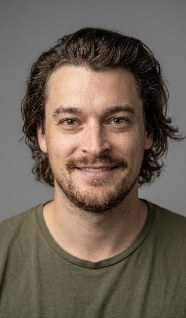
#> input picture engine/tests/fixtures/portrait_person.jpg, 186 x 318 px
$ python -i combine_clips.py   (imports and definitions only)
#> lines starting #> are read from the running program, lines starting #| are printed output that depends on the picture; after the words box and inside, x2 and y2 are one past the last pixel; in counts of white or black regions, pixels touching at a corner belong together
"""Combine clips: many short phone clips (parts of one video) in, one reel out, through Edit my recording.

Before the plan (mode "clips"), each clip is made into a proxy once: upright (the phone's rotation applied), constant
30 fps, at most 1080 on its short side, H.264 + 48 kHz AAC. A phone films 4K, but the reel is 1080x1920, so a
1080p proxy loses nothing the reel would show, and decoding each 4K (often HEVC) original once instead of at every
step keeps the work fast and the disk use about a fifth of the originals. The reel is made from these proxies (they
are high quality: CRF 18), and they are deleted with the run's working files when the reel is done.

Each proxy is then looked at:
- its shot: FACE (talking head: a face in most sampled frames) or SCREEN (a phone filming a laptop or monitor, or a
  screen recording: little or no face, a large bright flat area). See classify_shot for the thresholds.
- for a SCREEN shot, where to punch in (the middle of the bright screen area, weighted toward the center), and it is
  steadied lightly (vidstab, when FFmpeg has it).
- its average brightness and loudness, so every clip can be evened out to the others before they are joined.

At render time (edit_recording.render_edit with a "combine" config), each piece is cut from its clip's proxy with
that clip's framing, brightness and loudness filters (combine_filters), the clips play in the member's order and,
with transitions on, each change of clip dips through black for 0.2 s.
"""
from __future__ import annotations

import json
import logging
import math
import os
import re
import shutil
import subprocess
from statistics import median
from typing import Any, Callable, Optional

logger = logging.getLogger(__name__)

Progress = Callable[[str, float], None]

OUT_W, OUT_H, FPS = 1080, 1920, 30
MAX_CLIPS = 30
MAX_CLIP_SECONDS = 10 * 60
SAMPLES = 8
PROXY_VIDEO = ["-c:v", "libx264", "-preset", "veryfast", "-crf", "18", "-pix_fmt", "yuv420p", "-r", str(FPS)]
PROXY_AUDIO = ["-c:a", "aac", "-b:a", "192k", "-ar", "48000", "-ac", "2"]
GUARD = ["-protocol_whitelist", "file,pipe,fd", "-format_whitelist", "mov,matroska,webm,avi,flv,mpegts"]
# Shot types (see classify_shot).
FACE_SHARE = 0.5          # a face in at least half the sampled frames: a talking head
FACE_MIN_H = 0.06         # ... and big enough to be the speaker (share of the frame's height)
SCREEN_SHARE = 0.2        # a bright, flat area at least this share of the frame: a screen
LOW_FACE = 0.34           # under this face presence, a clip with no screen found is still treated as a screen shot
# SCREEN framing: a slight punch-in toward the screen, weighted toward the middle.
SCREEN_ZOOM = 1.15
FOCUS_WEIGHT = 0.5
# Evening clips out: brightness within ±0.08 (eq), loudness to -16 LUFS within ±12 dB, before the reel's own loudnorm.
CLIP_LUFS = -16.0
MAX_GAIN_DB = 12.0
MAX_BRIGHTNESS = 0.08
TRANSITION_S = 0.1  # each side of a dip through black (0.2 s in all)
COMBINE_FILE = "combine.json"


class CombineError(Exception):
    """A problem to tell the member as is."""


def clips_dir(root: str) -> str:
    return os.path.join(root, ".work", "clips")


def _run(args: list[str], timeout: float = 3600, cwd: Optional[str] = None) -> subprocess.CompletedProcess:
    from clip_engine.services.media_process import media_child_env
    return subprocess.run(args, capture_output=True, timeout=timeout, cwd=cwd, env=media_child_env(), check=False)


# [61 lines left out: functions _ffmpeg, _probe, proxy_scale, make_proxy, classify_shot, not called in this run]


def screen_region(gray: Any, sat: Any) -> tuple[float, tuple[float, float]]:
    """The largest bright, flat (unsaturated) area in a frame: its share of the frame and its middle (fractions)."""
    import cv2
    import numpy as np
    h, w = gray.shape[:2]
    mask = ((gray > 165) & (sat < 60)).astype(np.uint8) * 255
    mask = cv2.morphologyEx(mask, cv2.MORPH_CLOSE, np.ones((9, 9), np.uint8))
    count, labels, stats, centroids = cv2.connectedComponentsWithStats(mask, 8)
    if count <= 1:
        return 0.0, (0.5, 0.5)
    best = 1 + int(np.argmax(stats[1:, cv2.CC_STAT_AREA]))
    x, y, bw, bh, area = stats[best]
    # A screen is a filled rectangle: its area against its box keeps out scattered bright bits.
    fill = area / max(1, bw * bh)
    share = float(area) / (w * h) if fill >= 0.45 else 0.0
    return share, (float((x + bw / 2) / w), float((y + bh / 2) / h))


def look_at(path: str, samples: int = SAMPLES) -> dict:
    """Faces, screen area and brightness over a few frames spread through the clip."""
#> called with path = '../../tests/fixtures/portrait_person.jpg', samples = 8
    import cv2
    import numpy as np
    from clip_engine.services.remix_service import FACE_MODEL
    capture = cv2.VideoCapture(path)
    faces, heights, screens, centers, lumas, face_boxes = 0, [], [], [], [], []
    seen = 0
    detector = None
    try:
        count = int(capture.get(cv2.CAP_PROP_FRAME_COUNT) or 0)
        for i in range(samples):
            if count > 0:
                capture.set(cv2.CAP_PROP_POS_FRAMES, int(count * (i + 0.5) / samples))
            ok, frame = capture.read()
            if not ok or frame is None:
                continue
            seen += 1
            h, w = frame.shape[:2]
            scale = min(1.0, 640 / max(w, h))
            small = cv2.resize(frame, (max(1, round(w * scale)), max(1, round(h * scale)))) if scale < 1 else frame
            sh, sw = small.shape[:2]
            hsv = cv2.cvtColor(small, cv2.COLOR_BGR2HSV)
            gray = cv2.cvtColor(small, cv2.COLOR_BGR2GRAY)
            lumas.append(float(gray.mean()))
            share, center = screen_region(gray, hsv[:, :, 1])
            screens.append(share)
            if share >= SCREEN_SHARE:
                centers.append(center)
            if os.path.isfile(FACE_MODEL):
                if detector is None:
                    detector = cv2.FaceDetectorYN.create(FACE_MODEL, "", (sw, sh), 0.7, 0.3, 50)
                detector.setInputSize((sw, sh))
                _, found = detector.detect(small)
                if found is not None and len(found):
                    x, y, fw, fh = max(found, key=lambda f: f[2] * f[3])[:4]
                    if fh / sh >= 0.03:
                        faces += 1
                        heights.append(float(fh / sh))
                        face_boxes.append((float(x / sw), float(y / sh), float(fw / sw), float(fh / sh)))
#> this loop made 1 pass
#> (count in screen_region, best in screen_region, bw in screen_region, bh in screen_region, area in screen_region, fill in screen_region) on pass 1: (10, 1, 21, 41, 511, 0.593)
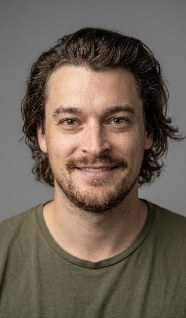
#> input picture engine/tests/fixtures/portrait_person.jpg, 186 x 318 px
#> pass 1, in look_at, `gray = cv2.cvtColor(small, cv2.COLOR_BGR2GRAY)`:
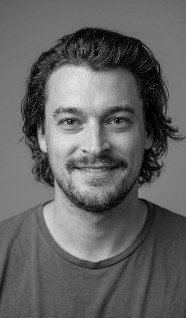
#> gray: shape (318, 186); min 0, max 228, mean 99.4
#> pass 1, in screen_region, `mask = ((gray > 165) & (sat < 60)).astype(np.uint8) * 255`:
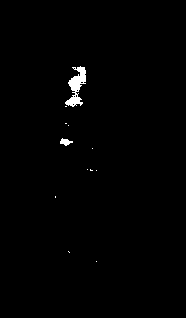
#> mask: shape (318, 186); 0.81% white; 12 white regions (10 under 20 px), largest, box (x1, y1, x2, y2) and area: (65, 66, 86, 107) 404, (60, 138, 73, 146) 59
#> pass 1, in screen_region, `mask = cv2.morphologyEx(mask, cv2.MORPH_CLOSE, np.ones((9, 9), np.uint..`:
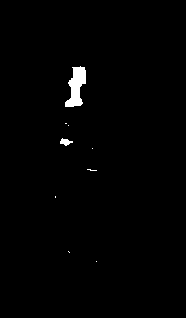
#> mask: shape (318, 186); 1% white; 9 white regions (7 under 20 px), largest, box (x1, y1, x2, y2) and area: (65, 66, 86, 107) 511, (60, 138, 73, 146) 59
#> frame is the input picture: shape (318, 186, 3); mean B, G, R 84.7, 97.1, 109.7
#> after the loop, centers = []; face_boxes = []; faces = 0; heights = []; lumas = [99.41]; screens = [0.00864]; seen = 1
    finally:
        capture.release()
    if not seen:
        raise CombineError("One of your clips could not be read.")
    face_share = faces / seen
    face_h = float(median(heights)) if heights else 0.0
    screen_share = float(median(screens)) if screens else 0.0
    shot = classify_shot(face_share, face_h, screen_share)
    focus = (float(median(c[0] for c in centers)), float(median(c[1] for c in centers))) if centers else (0.5, 0.5)
    face = tuple(float(v) for v in np.median(np.array(face_boxes), axis=0)) if face_boxes else None
    return {"shot": shot, "face_share": round(face_share, 3), "face_h": round(face_h, 3), "screen_share": round(screen_share, 3),
            "focus": [round(focus[0], 3), round(focus[1], 3)], "face": [round(v, 4) for v in face] if face else None,
            "luma": round(float(median(lumas)), 2)}


# [9 lines left out: function measure_lufs, not called in this run]


def vidstab_available() -> bool:
    result = _run(["ffmpeg", "-hide_banner", "-filters"], 30)
    return b"vidstabtransform" in (result.stdout or b"")


# [26 lines left out: functions steady, thumbnail, not called in this run]


# [29 lines not run here, left out]


# ---------------------------------------------------------------------------
# At render time
# ---------------------------------------------------------------------------

# [99 lines left out: functions read_clips, luma_targets, brightness_shift, gain_db, screen_crop, combine_filters and 1 more, not called in this run]


def remove_work(root: str) -> None:
    shutil.rmtree(clips_dir(root), ignore_errors=True)

#> (the run stopped early here; a loop or call above may not have finished)
